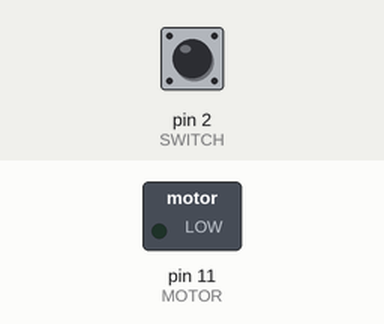
The sketch below on a simulated Arduino Uno, built with avr-gcc and run on an emulated ATmega328P. Parts: switched loads named in the sketch (green lamp = pin HIGH). The inputs (shaded band) are chosen by the test bench; at power-on: pin 2 (SWITCH) LOW.

Above: at 1.2 s.
1.3 s: pin 2 (SWITCH) pulled HIGH for 0.15 s
At 2.1 s:
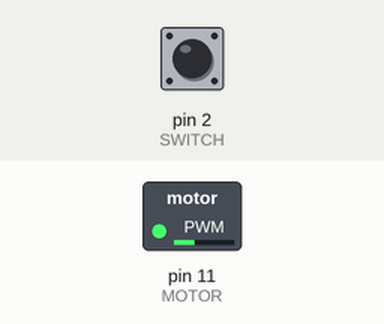
2.9 s: pin 2 (SWITCH) pulled HIGH for 1 s
At 3.3 s:
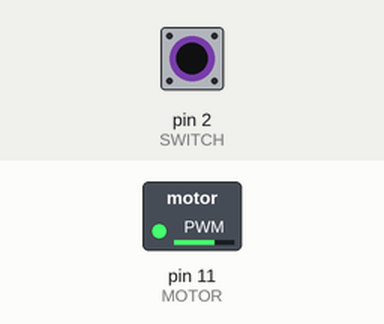
5.4 s: pin 2 (SWITCH) pulled HIGH for 0.15 s
At 6.4 s:
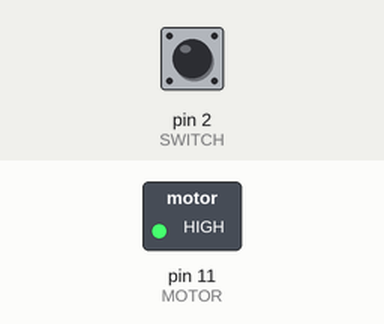
Timing chart, 0 to 8.4 s (numbered marks = the images above; inputs shaded):
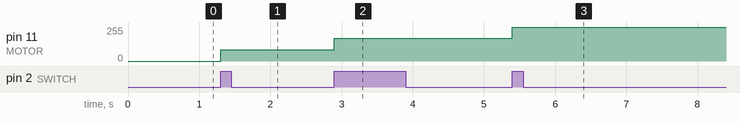

Measured:
- after the input at 1.3 s, pin 11 (MOTOR): 0/255 → 85/255 at once
- after the input at 2.9 s, pin 11 (MOTOR): 85/255 → 170/255 at once
- after the input at 5.4 s, pin 11 (MOTOR): 170/255 → 255/255 at once

The sketch:

2019-02-21-sketch_feb21a.ino
```cpp
#define MOTOR 11
#define SWITCH 2

int oldSwitchState=0;
int motorSpeed=0;

void setup() {
  pinMode(11, OUTPUT);
}

void loop() {
if (digitalRead(SWITCH) != oldSwitchState) {
  oldSwitchState = digitalRead(2);
  if (digitalRead(SWITCH) == 1) {
    motorSpeed = motorSpeed + 85 ;
    if (motorSpeed > 255) {
      motorSpeed = 0;
    }

  analogWrite(MOTOR, motorSpeed);
  delay(100);
  }
}

}
```
